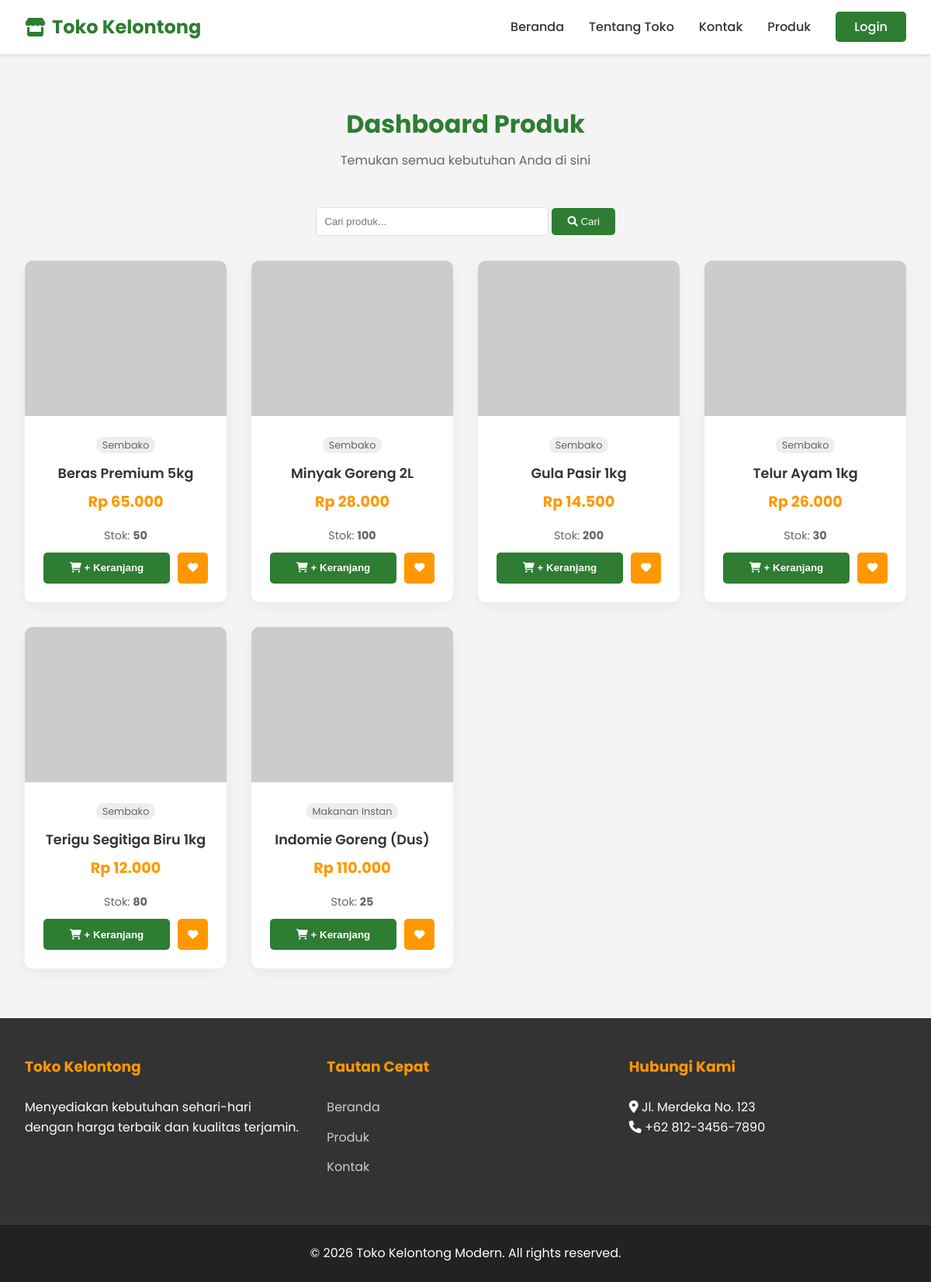
/produk.php, run on the app's committed database.
### tables this page shows
CREATE TABLE IF NOT EXISTS products (
    id INT AUTO_INCREMENT PRIMARY KEY,
    name VARCHAR(255) NOT NULL,
    description TEXT,
    price DECIMAL(10, 2) NOT NULL,
    stock INT DEFAULT 0,
    image VARCHAR(255) DEFAULT 'default.jpg',
    category VARCHAR(100),
    is_popular BOOLEAN DEFAULT 0,
    created_at TIMESTAMP DEFAULT CURRENT_TIMESTAMP
);

### produk.php (the view, shortened to what this page needs)
<?php
require_once 'config/database.php';
require_once 'includes/header.php';
$search = isset($_GET['cari']) ? $_GET['cari'] : '';
$sql = "SELECT * FROM products";
try {
    $stmt = $conn->prepare($sql);
    $stmt->execute();
    $products = $stmt->fetchAll(PDO::FETCH_ASSOC);
} catch(PDOException $e) {
    echo "Error: " . $e->getMessage();
}
?>
<section class="dashboard-produk">
    <div class="section-title">
        <h2>Dashboard Produk</h2>
        <p>Temukan semua kebutuhan Anda di sini</p>
    </div>
    <div class="search-container" style="text-align: center; margin-bottom: 2rem;">
        <form action="" method="GET">
            <input type="text" name="cari" placeholder="Cari produk..." value="<?php echo htmlspecialchars($search); ?>"
                   style="padding: 10px; width: 300px; border: 1px solid #ddd; border-radius: 5px;">
            <button type="submit" style="padding: 10px 20px; background: var(--primary-color); color: white; border: none; border-radius: 5px; cursor: pointer;">
                <i class="fas fa-search"></i> Cari
            </button>
        </form>
    </div>
    <?php if(count($products) > 0): ?>
    <div class="product-grid">
        <?php foreach($products as $product): ?>
        <div class="product-card">
            <div class="product-image" style="background-image: url('assets/images/<?php echo $product['image']; ?>'), url('https://via.placeholder.com/300x200?text=Produk');"></div>
            <div class="product-info">
                <span style="font-size: 0.8rem; background: #eee; padding: 2px 8px; border-radius: 10px; color: #666;">
                    <?php echo htmlspecialchars($product['category']); ?>
                </span>
                <h3 class="product-title" style="margin-top: 10px;"><?php echo htmlspecialchars($product['name']); ?></h3>
                <p class="product-price">Rp <?php echo number_format($product['price'], 0, ',', '.'); ?></p>
                <p style="font-size: 0.9rem; color: #666; margin-bottom: 10px;">
                    Stok: <strong><?php echo $product['stock']; ?></strong>
                </p>
                <div style="display: flex; gap: 10px;">
                    <?php if($product['stock'] > 0): ?>
                        <form action="keranjang.php" method="POST" style="flex: 1;">
                            <button type="submit" class="btn-add" style="width: 100%;"><i class="fas fa-shopping-cart"></i> + Keranjang</button>
                        </form>
                    <?php else: ?>
                        <button class="btn-add" style="flex: 1; background-color: #ccc; cursor: not-allowed;" disabled>Habis</button>
                    <?php endif; ?>
                    <button class="btn-add" style="flex: 0; background: var(--accent-color);"><i class="fas fa-heart"></i></button>
                </div>
            </div>
        </div>
        <?php endforeach; ?>
    </div>
    <?php else: ?>
        <p style="text-align: center;">Produk tidak ditemukan.</p>
    <?php endif; ?>
</section>
<?php require_once 'includes/footer.php'; ?>

### style.css (style rules this page uses)
:root { --primary-color: #2e7d32; --primary-dark: #1b5e20; --accent-color: #ff9800; --text-color: #333; --bg-light: #f4f4f4; --white: #ffffff; --wrapper-width: 1200px; }
* { margin: 0; padding: 0; box-sizing: border-box; }
body { font-family: 'Poppins', sans-serif; color: var(--text-color); background-color: var(--bg-light); line-height: 1.6; }
section { padding: 4rem 2rem; max-width: var(--wrapper-width); margin: 0 auto; }
.section-title { text-align: center; margin-bottom: 3rem; }
.section-title h2 { font-size: 2rem; color: var(--primary-color); margin-bottom: 0.5rem; }
.section-title p { color: #666; }
.product-grid { display: grid; grid-template-columns: repeat(auto-fit, minmax(250px, 1fr)); gap: 2rem; }
.product-card { background: var(--white); border-radius: 10px; overflow: hidden; box-shadow: 0 5px 15px rgba(0, 0, 0, 0.05); transition: transform 0.3s ease; }
.product-image { height: 200px; background-color: #ddd; background-size: cover; background-position: center; }
.product-info { padding: 1.5rem; text-align: center; }
.product-title { font-size: 1.1rem; margin-bottom: 0.5rem; font-weight: 600; }
.product-price { color: var(--accent-color); font-weight: bold; font-size: 1.2rem; margin-bottom: 1rem; }
.btn-add { width: 100%; padding: 0.8rem; background-color: var(--primary-color); color: var(--white); border: none; border-radius: 5px; cursor: pointer; font-weight: 600; transition: background 0.3s ease; }

### data on the page
products: category "Sembako", name "Beras Premium 5kg", price "65.000", stock "50"
products: category "Sembako", name "Minyak Goreng 2L", price "28.000", stock "100"
products: category "Sembako", name "Gula Pasir 1kg", price "14.500", stock "200"
products: category "Sembako", name "Telur Ayam 1kg", price "26.000", stock "30"
products: category "Sembako", name "Terigu Segitiga Biru 1kg", price "12.000", stock "80"
products: category "Makanan Instan", name "Indomie Goreng (Dus)", price "110.000", stock "25"
